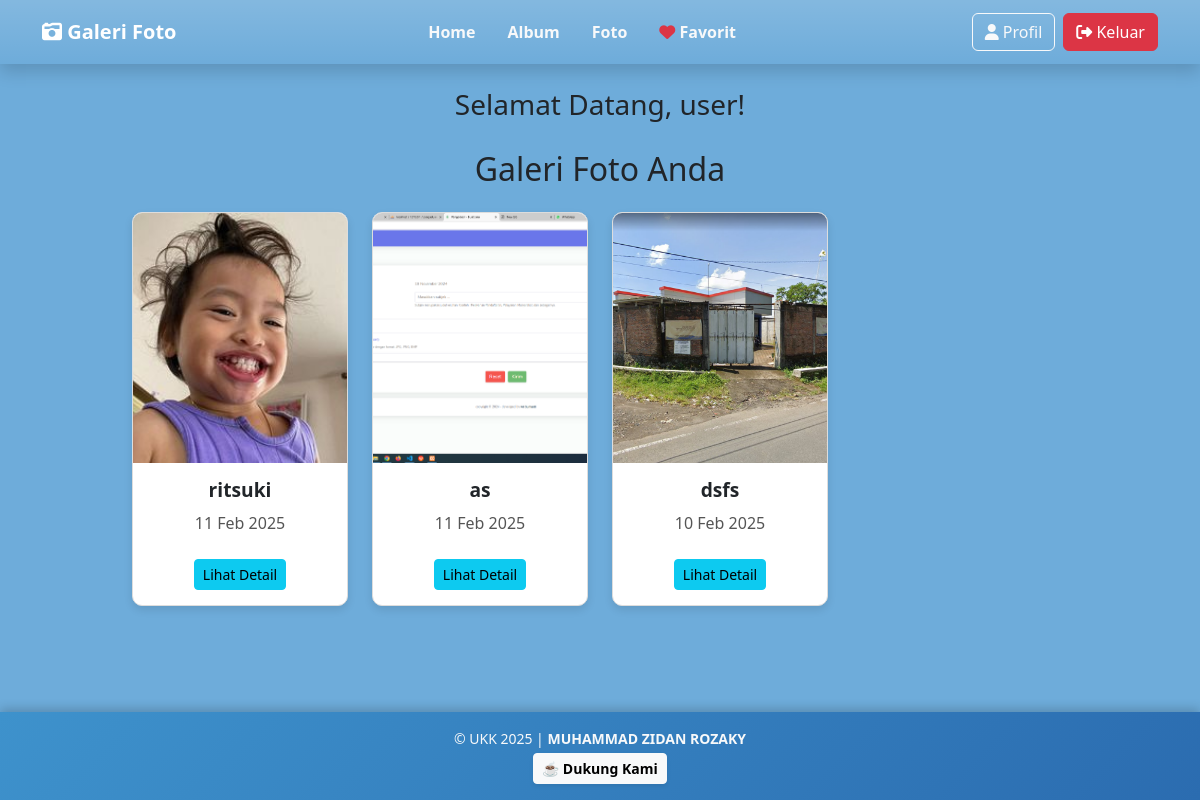
The page /admin/index.php (signed in) on the database its author committed.
### tables this page shows
CREATE TABLE `user` (
  `userid` int(11) NOT NULL,
  `username` varchar(50) NOT NULL,
  `password` varchar(255) NOT NULL,
  `email` varchar(100) NOT NULL,
  `namalengkap` varchar(100) NOT NULL,
  `alamat` text DEFAULT NULL
);

CREATE TABLE `foto` (
  `fotoid` int(11) NOT NULL,
  `judulfoto` varchar(100) NOT NULL,
  `deskripsifoto` text NOT NULL,
  `tanggalunggah` date NOT NULL,
  `lokasifile` varchar(255) NOT NULL,
  `albumid` int(11) NOT NULL,
  `userid` int(11) NOT NULL
);

### admin/index.php (the view, shortened to what this page needs)
<?php
include '../config/koneksi.php';
$userid = $_SESSION['userid'];
$query_user = mysqli_query($koneksi, "SELECT * FROM user WHERE userid='$userid'");
$user = mysqli_fetch_assoc($query_user);
$query = mysqli_query($koneksi, "SELECT * FROM foto WHERE userid='$userid' ORDER BY tanggalunggah DESC");
$fotos = mysqli_fetch_all($query, MYSQLI_ASSOC);
?>
<!DOCTYPE html>
<html lang="en">
<head>
    <link rel="stylesheet" href="../assets/css/bootstrap.min.css">
    <link rel="stylesheet" href="https://cdnjs.cloudflare.com/ajax/libs/font-awesome/6.6.0/css/all.min.css">
</head>
<body>
<nav class="navbar navbar-expand-lg navbar-dark bg-gradient shadow">
    <div class="container">
        <a class="navbar-brand fw-bold" href="index.php">
            <i class="fas fa-camera-retro"></i> Galeri Foto
        </a>
        <div class="collapse navbar-collapse" id="navbarNav">
            <ul class="navbar-nav mx-auto">
                <li class="nav-item">
                    <a class="nav-link text-light fw-semibold px-3" href="home.php">Home</a>
                </li>
                <li class="nav-item">
                    <a class="nav-link text-light fw-semibold px-3" href="album.php">Album</a>
                </li>
                <li class="nav-item">
                    <a class="nav-link text-light fw-semibold px-3" href="foto.php">Foto</a>
                </li>
                <li class="nav-item">
                    <a class="nav-link text-light fw-semibold px-3 active" href="favorit.php">
                        <i class="fas fa-heart text-danger"></i> Favorit
                    </a>
                </li>
            </ul>
            <div class="d-flex">
                <a href="profil.php" class="btn btn-outline-light me-2">
                    <i class="fas fa-user"></i> Profil
                </a>
                <a href="../config/aksi_logout.php" class="btn btn-danger" id="logout-btn">
                    <i class="fas fa-sign-out-alt"></i> Keluar
                </a>
            </div>
        </div>
    </div>
</nav>
<section class="py-4 foto-home">
    <div class="container d-flex flex-column ">
        <div class="profile-info">
            <h3>Selamat Datang, <?php echo htmlspecialchars($user['username']); ?>!</h3>
        </div>
        <h2 class="text-center mb-4">Galeri Foto Anda</h2>
        <?php if (count($fotos) > 0): ?>
            <div class="row g-4">
                <?php foreach ($fotos as $foto): ?>
                    <div class="col-lg-3 col-sm-6 col-12 gallery-item">
                        <div class="card">
                            <img src="../assets/img/<?php echo $foto['lokasifile']; ?>" alt="<?php echo $foto['judulfoto']; ?>">
                            <div class="card-body">
                                <h5 class="card-title"><?php echo htmlspecialchars($foto['judulfoto']); ?></h5>
                                <p class="card-text"><?php echo date('d M Y', strtotime($foto['tanggalunggah'])); ?></p>
                                <a href="detail_foto.php?id=<?php echo $foto['fotoid']; ?>" class="btn btn-sm btn-info mt-2">Lihat Detail</a>
                            </div>
                        </div>
                    </div>
                <?php endforeach; ?>
            </div>
        <?php endif; ?>
    </div>
</section>
<footer class="footer mt-4 py-3">
    <div class="container text-center">
        <p class="mb-1 text-light">&copy; UKK 2025 | <strong>MUHAMMAD ZIDAN ROZAKY</strong></p>
        <a href="https://trakteer.id/akize" target="_blank" class="btn btn-light btn-sm shadow-sm">
            ☕ Dukung Kami
        </a>
    </div>
</footer>
</body>
</html>

### admin/index.php (style rules this page uses)
body { margin: 0; background-color: #6EACDA; justify-content: center; }
.gallery-item { margin-bottom: 20px; }
.foto-home { margin-left: 10%; margin-right: 10%; }
.profile-info { text-align: center; margin-bottom: 20px; }
footer { background-color: #f8f9fa; padding: 10px; text-align: center; position: fixed; bottom: 0; width: 100%; }
.card { border: 1px solid #ddd; border-radius: 10px; overflow: hidden; box-shadow: 0 4px 8px rgba(0, 0, 0, 0.1); transition: transform 0.2s ease-in-out; }
.card img { width: 100%; height: 250px; object-fit: cover; }
.card-body { padding: 15px; text-align: center; }
.card-title { margin-bottom: 10px; font-size: 1.2rem; font-weight: bold; }
.card-text { color: #555; }
.navbar { background: linear-gradient(135deg, #6EACDA, #3E92CC); padding: 12px 0; }
.nav-link { transition: 0.3s; }
.btn { transition: all 0.3s ease-in-out; }
.footer { background: linear-gradient(135deg, #3E92CC, #2B6CB0); color: white; font-size: 14px; text-align: center; position: fixed; bottom: 0; width: 100%; box-shadow: 0 -3px 10px rgba(0, 0, 0, 0.2); }
.footer a { text-decoration: none; font-weight: bold; transition: all 0.3s ease; }

### rows shown on the page
user: username "user"
foto: lokasifile+judulfoto (picture), judulfoto "ritsuki", tanggalunggah "11 Feb 2025"
foto: lokasifile (picture), judulfoto "as", tanggalunggah "11 Feb 2025"
foto: lokasifile (picture), judulfoto "dsfs", tanggalunggah "10 Feb 2025"
